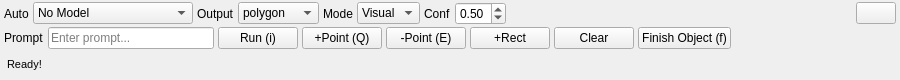
<?xml version="1.0" encoding="UTF-8"?>
<ui version="4.0">
 <class>auto_labeling_form</class>
 <widget class="QWidget" name="auto_labeling_form">
  <property name="geometry">
   <rect>
    <x>0</x>
    <y>0</y>
    <width>900</width>
    <height>80</height>
   </rect>
  </property>
  <property name="sizePolicy">
   <sizepolicy hsizetype="Minimum" vsizetype="Minimum">
    <horstretch>0</horstretch>
    <verstretch>0</verstretch>
   </sizepolicy>
  </property>
  <property name="windowTitle">
   <string>Form</string>
  </property>
  <property name="styleSheet">
   <string notr="true"/>
  </property>
  <layout class="QVBoxLayout" name="verticalLayout">
   <property name="spacing">
    <number>2</number>
   </property>
   <property name="leftMargin">
    <number>4</number>
   </property>
   <property name="topMargin">
    <number>2</number>
   </property>
   <property name="rightMargin">
    <number>4</number>
   </property>
   <property name="bottomMargin">
    <number>2</number>
   </property>
   <item>
    <layout class="QHBoxLayout" name="model_selection">
     <property name="spacing">
      <number>4</number>
     </property>
     <property name="leftMargin">
      <number>0</number>
     </property>
     <property name="topMargin">
      <number>0</number>
     </property>
     <item>
      <widget class="QLabel" name="model_label">
       <property name="text">
        <string>Auto</string>
       </property>
      </widget>
     </item>
     <item>
      <widget class="QComboBox" name="model_select_combobox">
       <property name="enabled">
        <bool>true</bool>
       </property>
       <property name="minimumSize">
        <size>
         <width>160</width>
         <height>0</height>
        </size>
       </property>
       <item>
        <property name="text">
         <string>No Model</string>
        </property>
       </item>
      </widget>
     </item>
     <item>
      <widget class="QLabel" name="output_label">
       <property name="text">
        <string>Output</string>
       </property>
      </widget>
     </item>
     <item>
      <widget class="QComboBox" name="output_select_combobox">
       <item>
        <property name="text">
         <string>polygon</string>
        </property>
       </item>
       <item>
        <property name="text">
         <string>rectangle</string>
        </property>
       </item>
      </widget>
     </item>
     <item>
      <widget class="QLabel" name="label_prompt_mode">
       <property name="text">
        <string>Mode</string>
       </property>
      </widget>
     </item>
     <item>
      <widget class="QComboBox" name="combobox_prompt_mode">
       <item>
        <property name="text">
         <string>Visual</string>
        </property>
       </item>
       <item>
        <property name="text">
         <string>Text</string>
        </property>
       </item>
       <item>
        <property name="text">
         <string>Both</string>
        </property>
       </item>
      </widget>
     </item>
     <item>
      <widget class="QLabel" name="label_confidence">
       <property name="text">
        <string>Conf</string>
       </property>
      </widget>
     </item>
     <item>
      <widget class="QDoubleSpinBox" name="double_spin_box_confidence">
       <property name="maximum">
        <double>1.000000000000000</double>
       </property>
       <property name="singleStep">
        <double>0.050000000000000</double>
       </property>
       <property name="value">
        <double>0.500000000000000</double>
       </property>
      </widget>
     </item>
     <item>
      <spacer name="horizontalSpacer">
       <property name="orientation">
        <enum>Qt::Horizontal</enum>
       </property>
       <property name="sizeHint" stdset="0">
        <size>
         <width>0</width>
         <height>0</height>
        </size>
       </property>
      </spacer>
     </item>
     <item>
      <widget class="QPushButton" name="button_close">
       <property name="sizePolicy">
        <sizepolicy hsizetype="Minimum" vsizetype="Fixed">
         <horstretch>0</horstretch>
         <verstretch>0</verstretch>
        </sizepolicy>
       </property>
       <property name="text">
        <string/>
       </property>
       <property name="icon">
        <iconset resource="../../../../resources/resources.qrc">
         <normaloff>:/images/images/cancel.png</normaloff>:/images/images/cancel.png</iconset>
       </property>
       <property name="iconSize">
        <size>
         <width>12</width>
         <height>12</height>
        </size>
       </property>
      </widget>
     </item>
    </layout>
   </item>
   <item>
    <layout class="QHBoxLayout" name="tools_selection">
     <property name="spacing">
      <number>4</number>
     </property>
     <property name="leftMargin">
      <number>0</number>
     </property>
     <property name="topMargin">
      <number>0</number>
     </property>
     <item>
      <widget class="QLabel" name="label_prompt">
       <property name="text">
        <string>Prompt</string>
       </property>
      </widget>
     </item>
     <item>
      <widget class="QLineEdit" name="edit_prompt">
       <property name="minimumSize">
        <size>
         <width>120</width>
         <height>0</height>
        </size>
       </property>
       <property name="placeholderText">
        <string>Enter prompt...</string>
       </property>
      </widget>
     </item>
     <item>
      <widget class="QPushButton" name="button_run">
       <property name="text">
        <string>Run (i)</string>
       </property>
      </widget>
     </item>
     <item>
      <widget class="QPushButton" name="button_add_point">
       <property name="text">
        <string>+Point (Q)</string>
       </property>
      </widget>
     </item>
     <item>
      <widget class="QPushButton" name="button_remove_point">
       <property name="text">
        <string>-Point (E)</string>
       </property>
      </widget>
     </item>
     <item>
      <widget class="QPushButton" name="button_add_rect">
       <property name="text">
        <string>+Rect</string>
       </property>
      </widget>
     </item>
     <item>
      <widget class="QPushButton" name="button_clear">
       <property name="text">
        <string>Clear</string>
       </property>
      </widget>
     </item>
     <item>
      <widget class="QPushButton" name="button_finish_object">
       <property name="text">
        <string>Finish Object (f)</string>
       </property>
      </widget>
     </item>
     <item>
      <spacer name="horizontalSpacer_2">
       <property name="orientation">
        <enum>Qt::Horizontal</enum>
       </property>
       <property name="sizeHint" stdset="0">
        <size>
         <width>0</width>
         <height>0</height>
        </size>
       </property>
      </spacer>
     </item>
    </layout>
   </item>
   <item>
    <widget class="QLabel" name="model_status_label">
     <property name="sizePolicy">
      <sizepolicy hsizetype="Expanding" vsizetype="Minimum">
       <horstretch>0</horstretch>
       <verstretch>0</verstretch>
      </sizepolicy>
     </property>
     <property name="font">
      <font>
       <pointsize>8</pointsize>
      </font>
     </property>
     <property name="styleSheet">
      <string notr="true">margin-top: 2px; margin-bottom: 2px;</string>
     </property>
     <property name="text">
      <string>Ready!</string>
     </property>
    </widget>
   </item>
  </layout>
 </widget>
 <resources>
  <include location="../../../../resources/resources.qrc"/>
 </resources>
 <connections/>
</ui>
